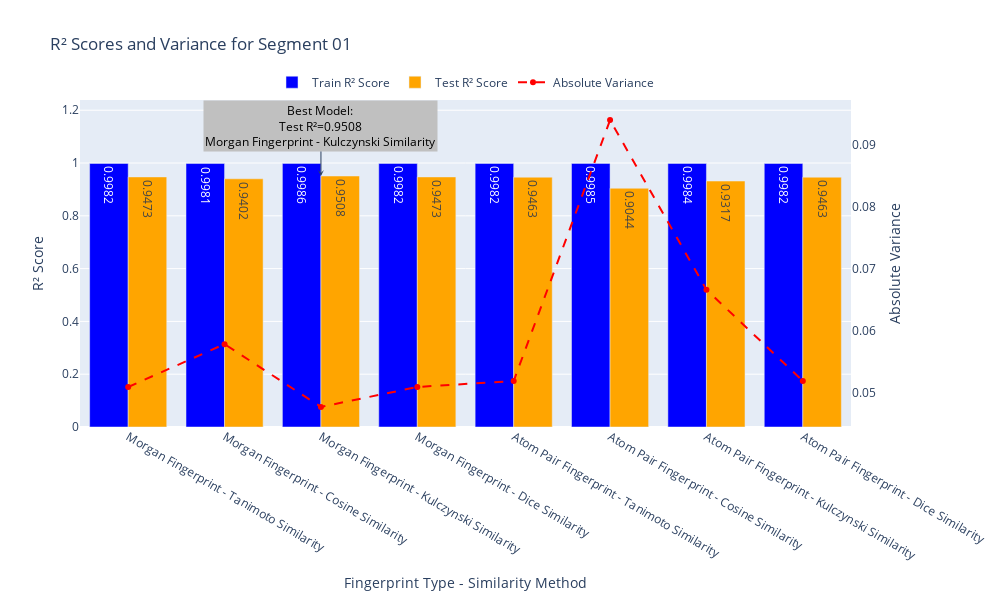
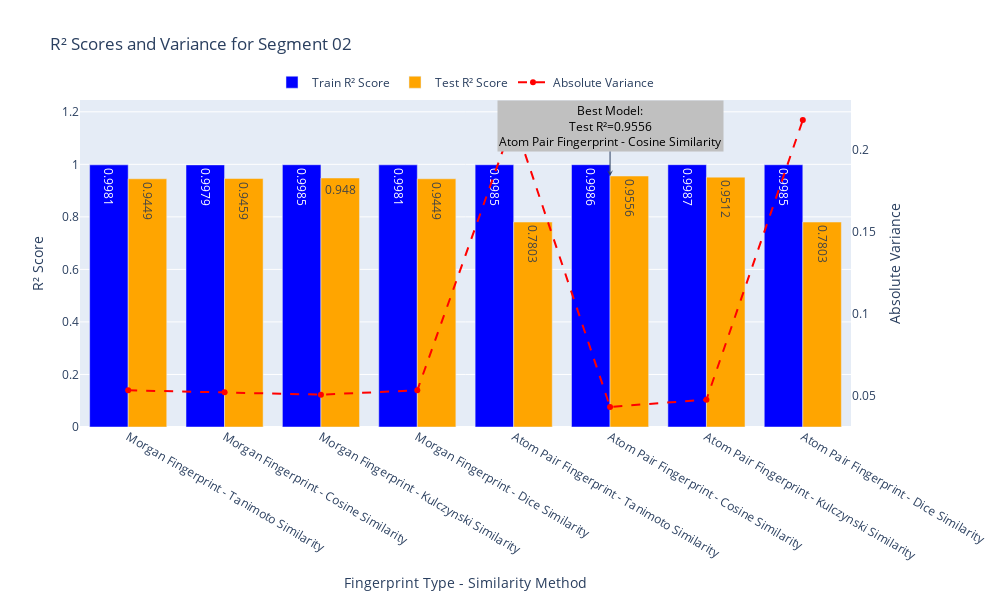
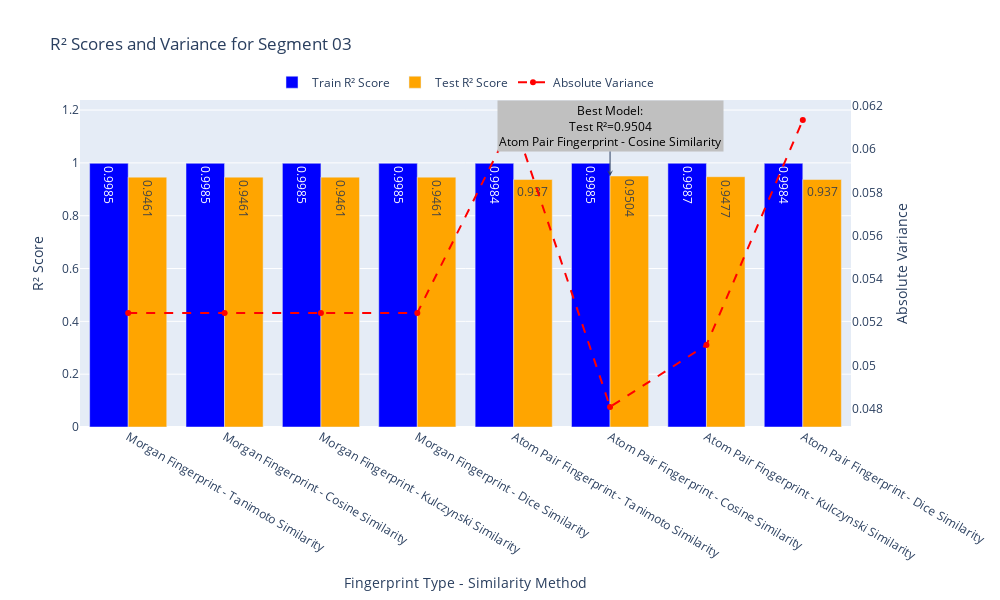
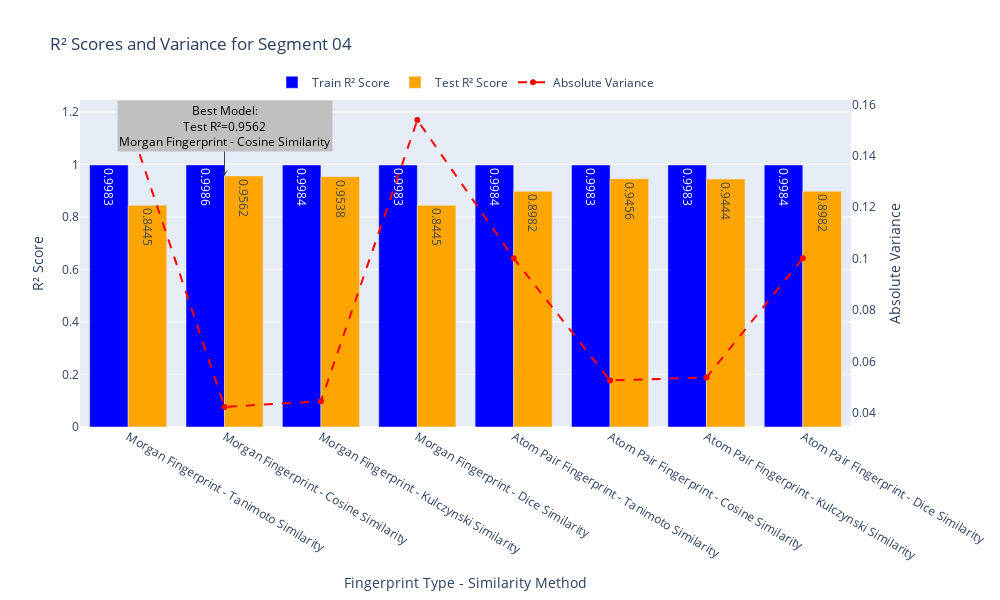

Notebook code cell kept with these figures, in order:
### Code cell
import pandas as pd
import plotly.graph_objects as go
import plotly.express as px

# Load the results from the CSV file
final_results = pd.read_csv(r"C:\Users\Chamod Peiris\Documents\Curcumin_Scripts\LUMO_Filtered_Segmented_Analysis.csv")

# Calculate the absolute variance between Train and Test R² scores
final_results['Variance'] = abs(final_results['Train R2 Score'] - final_results['Test R2 Score'])

# Create six plots, one for each segment
for segment in final_results['Segment'].unique():
    # Filter data for the current segment
    segment_data = final_results[final_results['Segment'] == segment]
    
    # Identify the best model (highest Test R² score)
    best_model = segment_data.loc[segment_data['Test R2 Score'].idxmax()]
    
    # Create a grouped bar plot for Train and Test R² scores
    fig = go.Figure()
    
    # Add bars for Train R² scores
    fig.add_trace(go.Bar(
        x=segment_data['Fingerprint Type'] + ' - ' + segment_data['Similarity Method'],
        y=segment_data['Train R2 Score'],
        name='Train R² Score',
        marker_color='blue',
        text=segment_data['Train R2 Score'].round(4),
        textposition='auto'
    ))
    
    # Add bars for Test R² scores
    fig.add_trace(go.Bar(
        x=segment_data['Fingerprint Type'] + ' - ' + segment_data['Similarity Method'],
        y=segment_data['Test R2 Score'],
        name='Test R² Score',
        marker_color='orange',
        text=segment_data['Test R2 Score'].round(4),
        textposition='auto'
    ))
    
    # Add a line for the absolute variance (secondary y-axis)
    fig.add_trace(go.Scatter(
        x=segment_data['Fingerprint Type'] + ' - ' + segment_data['Similarity Method'],
        y=segment_data['Variance'],
        mode='lines+markers',
        name='Absolute Variance',
        yaxis='y2',
        line=dict(color='red', dash='dash')
    ))
    
    # Update layout to include secondary y-axis
    fig.update_layout(
        title=f'R² Scores and Variance for {segment}',
        xaxis_title='Fingerprint Type - Similarity Method',
        yaxis_title='R² Score',
        yaxis2=dict(
            title='Absolute Variance',
            overlaying='y',
            side='right',
            showgrid=False,
            zeroline=False
        ),
        barmode='group',
        legend=dict(x=0.85, y=1.0),
        width=1000,
        height=600
    )
    
    # Add annotation for the best model
    fig.add_annotation(
        x=best_model['Fingerprint Type'] + ' - ' + best_model['Similarity Method'],
        y=best_model['Test R2 Score'],
        text=f"Best Model:<br>Test R²={best_model['Test R2 Score']:.4f}<br>{best_model['Fingerprint Type']} - {best_model['Similarity Method']}",
        showarrow=True,
        arrowhead=3,
        ax=0,
        ay=-50,
        font=dict(color="black", size=12),
        bgcolor="silver"
    )

    # legend orientation
    fig.update_layout(
    legend=dict(
        orientation='h',  # Horizontal orientation
        yanchor='bottom',
        y=1.01,  # Position above the plot
        xanchor='center',
        x=0.5  # Center horizontally
    )
)
    
    # Show the plot
    fig.show()

### Figure 1 — Plotly figure (JSON) as saved in the notebook; plotly's stock layout.template omitted (floating-point values rounded to 4 significant figures)
{"data": [{"marker": {"color": "blue"}, "name": "Train R² Score", "text": [0.9982, 0.9981, 0.9986, 0.9982, 0.9982, 0.9985, 0.9984, 0.9982], "textposition": "auto", "type": "bar", "x": ["Morgan Fingerprint - Tanimoto Similarity", "Morgan Fingerprint - Cosine Similarity", "Morgan Fingerprint - Kulczynski Similarity", "Morgan Fingerprint - Dice Similarity", "Atom Pair Fingerprint - Tanimoto Similarity", "Atom Pair Fingerprint - Cosine Similarity", "Atom Pair Fingerprint - Kulczynski Similarity", "Atom Pair Fingerprint - Dice Similarity"], "y": [0.9982, 0.9981, 0.9986, 0.9982, 0.9982, 0.9985, 0.9984, 0.9982]}, {"marker": {"color": "orange"}, "name": "Test R² Score", "text": [0.9473, 0.9402, 0.9508, 0.9473, 0.9463, 0.9044, 0.9317, 0.9463], "textposition": "auto", "type": "bar", "x": ["Morgan Fingerprint - Tanimoto Similarity", "Morgan Fingerprint - Cosine Similarity", "Morgan Fingerprint - Kulczynski Similarity", "Morgan Fingerprint - Dice Similarity", "Atom Pair Fingerprint - Tanimoto Similarity", "Atom Pair Fingerprint - Cosine Similarity", "Atom Pair Fingerprint - Kulczynski Similarity", "Atom Pair Fingerprint - Dice Similarity"], "y": [0.9473, 0.9402, 0.9508, 0.9473, 0.9463, 0.9044, 0.9317, 0.9463]}, {"line": {"color": "red", "dash": "dash"}, "mode": "lines+markers", "name": "Absolute Variance", "type": "scatter", "x": ["Morgan Fingerprint - Tanimoto Similarity", "Morgan Fingerprint - Cosine Similarity", "Morgan Fingerprint - Kulczynski Similarity", "Morgan Fingerprint - Dice Similarity", "Atom Pair Fingerprint - Tanimoto Similarity", "Atom Pair Fingerprint - Cosine Similarity", "Atom Pair Fingerprint - Kulczynski Similarity", "Atom Pair Fingerprint - Dice Similarity"], "y": [0.05095, 0.05788, 0.04774, 0.05095, 0.05192, 0.09407, 0.06667, 0.05192], "yaxis": "y2"}], "layout": {"annotations": [{"arrowhead": 3, "ax": 0, "ay": -50, "bgcolor": "silver", "font": {"color": "black", "size": 12}, "showarrow": true, "text": "Best Model:<br>Test R²=0.9508<br>Morgan Fingerprint - Kulczynski Similarity", "x": "Morgan Fingerprint - Kulczynski Similarity", "y": 0.9508}], "barmode": "group", "height": 600, "legend": {"orientation": "h", "x": 0.5, "xanchor": "center", "y": 1.01, "yanchor": "bottom"}, "title": {"text": "R² Scores and Variance for Segment 01"}, "width": 1000, "xaxis": {"title": {"text": "Fingerprint Type - Similarity Method"}}, "yaxis": {"title": {"text": "R² Score"}}, "yaxis2": {"overlaying": "y", "showgrid": false, "side": "right", "title": {"text": "Absolute Variance"}, "zeroline": false}}}

### Figure 2 — Plotly figure (JSON) as saved in the notebook; plotly's stock layout.template omitted (floating-point values rounded to 4 significant figures)
{"data": [{"marker": {"color": "blue"}, "name": "Train R² Score", "text": [0.9981, 0.9979, 0.9985, 0.9981, 0.9985, 0.9986, 0.9987, 0.9985], "textposition": "auto", "type": "bar", "x": ["Morgan Fingerprint - Tanimoto Similarity", "Morgan Fingerprint - Cosine Similarity", "Morgan Fingerprint - Kulczynski Similarity", "Morgan Fingerprint - Dice Similarity", "Atom Pair Fingerprint - Tanimoto Similarity", "Atom Pair Fingerprint - Cosine Similarity", "Atom Pair Fingerprint - Kulczynski Similarity", "Atom Pair Fingerprint - Dice Similarity"], "y": [0.9981, 0.9979, 0.9985, 0.9981, 0.9985, 0.9986, 0.9987, 0.9985]}, {"marker": {"color": "orange"}, "name": "Test R² Score", "text": [0.9449, 0.9459, 0.948, 0.9449, 0.7803, 0.9556, 0.9512, 0.7803], "textposition": "auto", "type": "bar", "x": ["Morgan Fingerprint - Tanimoto Similarity", "Morgan Fingerprint - Cosine Similarity", "Morgan Fingerprint - Kulczynski Similarity", "Morgan Fingerprint - Dice Similarity", "Atom Pair Fingerprint - Tanimoto Similarity", "Atom Pair Fingerprint - Cosine Similarity", "Atom Pair Fingerprint - Kulczynski Similarity", "Atom Pair Fingerprint - Dice Similarity"], "y": [0.9449, 0.9459, 0.948, 0.9449, 0.7803, 0.9556, 0.9512, 0.7803]}, {"line": {"color": "red", "dash": "dash"}, "mode": "lines+markers", "name": "Absolute Variance", "type": "scatter", "x": ["Morgan Fingerprint - Tanimoto Similarity", "Morgan Fingerprint - Cosine Similarity", "Morgan Fingerprint - Kulczynski Similarity", "Morgan Fingerprint - Dice Similarity", "Atom Pair Fingerprint - Tanimoto Similarity", "Atom Pair Fingerprint - Cosine Similarity", "Atom Pair Fingerprint - Kulczynski Similarity", "Atom Pair Fingerprint - Dice Similarity"], "y": [0.05313, 0.05191, 0.05048, 0.05313, 0.2181, 0.04299, 0.04743, 0.2181], "yaxis": "y2"}], "layout": {"annotations": [{"arrowhead": 3, "ax": 0, "ay": -50, "bgcolor": "silver", "font": {"color": "black", "size": 12}, "showarrow": true, "text": "Best Model:<br>Test R²=0.9556<br>Atom Pair Fingerprint - Cosine Similarity", "x": "Atom Pair Fingerprint - Cosine Similarity", "y": 0.9556}], "barmode": "group", "height": 600, "legend": {"orientation": "h", "x": 0.5, "xanchor": "center", "y": 1.01, "yanchor": "bottom"}, "title": {"text": "R² Scores and Variance for Segment 02"}, "width": 1000, "xaxis": {"title": {"text": "Fingerprint Type - Similarity Method"}}, "yaxis": {"title": {"text": "R² Score"}}, "yaxis2": {"overlaying": "y", "showgrid": false, "side": "right", "title": {"text": "Absolute Variance"}, "zeroline": false}}}

### Figure 3 — Plotly figure (JSON) as saved in the notebook; plotly's stock layout.template omitted (floating-point values rounded to 4 significant figures)
{"data": [{"marker": {"color": "blue"}, "name": "Train R² Score", "text": [0.9985, 0.9985, 0.9985, 0.9985, 0.9984, 0.9985, 0.9987, 0.9984], "textposition": "auto", "type": "bar", "x": ["Morgan Fingerprint - Tanimoto Similarity", "Morgan Fingerprint - Cosine Similarity", "Morgan Fingerprint - Kulczynski Similarity", "Morgan Fingerprint - Dice Similarity", "Atom Pair Fingerprint - Tanimoto Similarity", "Atom Pair Fingerprint - Cosine Similarity", "Atom Pair Fingerprint - Kulczynski Similarity", "Atom Pair Fingerprint - Dice Similarity"], "y": [0.9985, 0.9985, 0.9985, 0.9985, 0.9984, 0.9985, 0.9987, 0.9984]}, {"marker": {"color": "orange"}, "name": "Test R² Score", "text": [0.9461, 0.9461, 0.9461, 0.9461, 0.937, 0.9504, 0.9477, 0.937], "textposition": "auto", "type": "bar", "x": ["Morgan Fingerprint - Tanimoto Similarity", "Morgan Fingerprint - Cosine Similarity", "Morgan Fingerprint - Kulczynski Similarity", "Morgan Fingerprint - Dice Similarity", "Atom Pair Fingerprint - Tanimoto Similarity", "Atom Pair Fingerprint - Cosine Similarity", "Atom Pair Fingerprint - Kulczynski Similarity", "Atom Pair Fingerprint - Dice Similarity"], "y": [0.9461, 0.9461, 0.9461, 0.9461, 0.937, 0.9504, 0.9477, 0.937]}, {"line": {"color": "red", "dash": "dash"}, "mode": "lines+markers", "name": "Absolute Variance", "type": "scatter", "x": ["Morgan Fingerprint - Tanimoto Similarity", "Morgan Fingerprint - Cosine Similarity", "Morgan Fingerprint - Kulczynski Similarity", "Morgan Fingerprint - Dice Similarity", "Atom Pair Fingerprint - Tanimoto Similarity", "Atom Pair Fingerprint - Cosine Similarity", "Atom Pair Fingerprint - Kulczynski Similarity", "Atom Pair Fingerprint - Dice Similarity"], "y": [0.05243, 0.05243, 0.05243, 0.05243, 0.06133, 0.04809, 0.05095, 0.06133], "yaxis": "y2"}], "layout": {"annotations": [{"arrowhead": 3, "ax": 0, "ay": -50, "bgcolor": "silver", "font": {"color": "black", "size": 12}, "showarrow": true, "text": "Best Model:<br>Test R²=0.9504<br>Atom Pair Fingerprint - Cosine Similarity", "x": "Atom Pair Fingerprint - Cosine Similarity", "y": 0.9504}], "barmode": "group", "height": 600, "legend": {"orientation": "h", "x": 0.5, "xanchor": "center", "y": 1.01, "yanchor": "bottom"}, "title": {"text": "R² Scores and Variance for Segment 03"}, "width": 1000, "xaxis": {"title": {"text": "Fingerprint Type - Similarity Method"}}, "yaxis": {"title": {"text": "R² Score"}}, "yaxis2": {"overlaying": "y", "showgrid": false, "side": "right", "title": {"text": "Absolute Variance"}, "zeroline": false}}}

### Figure 4 — Plotly figure (JSON) as saved in the notebook; plotly's stock layout.template omitted (floating-point values rounded to 4 significant figures)
{"data": [{"marker": {"color": "blue"}, "name": "Train R² Score", "text": [0.9983, 0.9986, 0.9984, 0.9983, 0.9984, 0.9983, 0.9983, 0.9984], "textposition": "auto", "type": "bar", "x": ["Morgan Fingerprint - Tanimoto Similarity", "Morgan Fingerprint - Cosine Similarity", "Morgan Fingerprint - Kulczynski Similarity", "Morgan Fingerprint - Dice Similarity", "Atom Pair Fingerprint - Tanimoto Similarity", "Atom Pair Fingerprint - Cosine Similarity", "Atom Pair Fingerprint - Kulczynski Similarity", "Atom Pair Fingerprint - Dice Similarity"], "y": [0.9983, 0.9986, 0.9984, 0.9983, 0.9984, 0.9983, 0.9983, 0.9984]}, {"marker": {"color": "orange"}, "name": "Test R² Score", "text": [0.8445, 0.9562, 0.9538, 0.8445, 0.8982, 0.9456, 0.9444, 0.8982], "textposition": "auto", "type": "bar", "x": ["Morgan Fingerprint - Tanimoto Similarity", "Morgan Fingerprint - Cosine Similarity", "Morgan Fingerprint - Kulczynski Similarity", "Morgan Fingerprint - Dice Similarity", "Atom Pair Fingerprint - Tanimoto Similarity", "Atom Pair Fingerprint - Cosine Similarity", "Atom Pair Fingerprint - Kulczynski Similarity", "Atom Pair Fingerprint - Dice Similarity"], "y": [0.8445, 0.9562, 0.9538, 0.8445, 0.8982, 0.9456, 0.9444, 0.8982]}, {"line": {"color": "red", "dash": "dash"}, "mode": "lines+markers", "name": "Absolute Variance", "type": "scatter", "x": ["Morgan Fingerprint - Tanimoto Similarity", "Morgan Fingerprint - Cosine Similarity", "Morgan Fingerprint - Kulczynski Similarity", "Morgan Fingerprint - Dice Similarity", "Atom Pair Fingerprint - Tanimoto Similarity", "Atom Pair Fingerprint - Cosine Similarity", "Atom Pair Fingerprint - Kulczynski Similarity", "Atom Pair Fingerprint - Dice Similarity"], "y": [0.1539, 0.04238, 0.04459, 0.1539, 0.1002, 0.05263, 0.05384, 0.1002], "yaxis": "y2"}], "layout": {"annotations": [{"arrowhead": 3, "ax": 0, "ay": -50, "bgcolor": "silver", "font": {"color": "black", "size": 12}, "showarrow": true, "text": "Best Model:<br>Test R²=0.9562<br>Morgan Fingerprint - Cosine Similarity", "x": "Morgan Fingerprint - Cosine Similarity", "y": 0.9562}], "barmode": "group", "height": 600, "legend": {"orientation": "h", "x": 0.5, "xanchor": "center", "y": 1.01, "yanchor": "bottom"}, "title": {"text": "R² Scores and Variance for Segment 04"}, "width": 1000, "xaxis": {"title": {"text": "Fingerprint Type - Similarity Method"}}, "yaxis": {"title": {"text": "R² Score"}}, "yaxis2": {"overlaying": "y", "showgrid": false, "side": "right", "title": {"text": "Absolute Variance"}, "zeroline": false}}}
